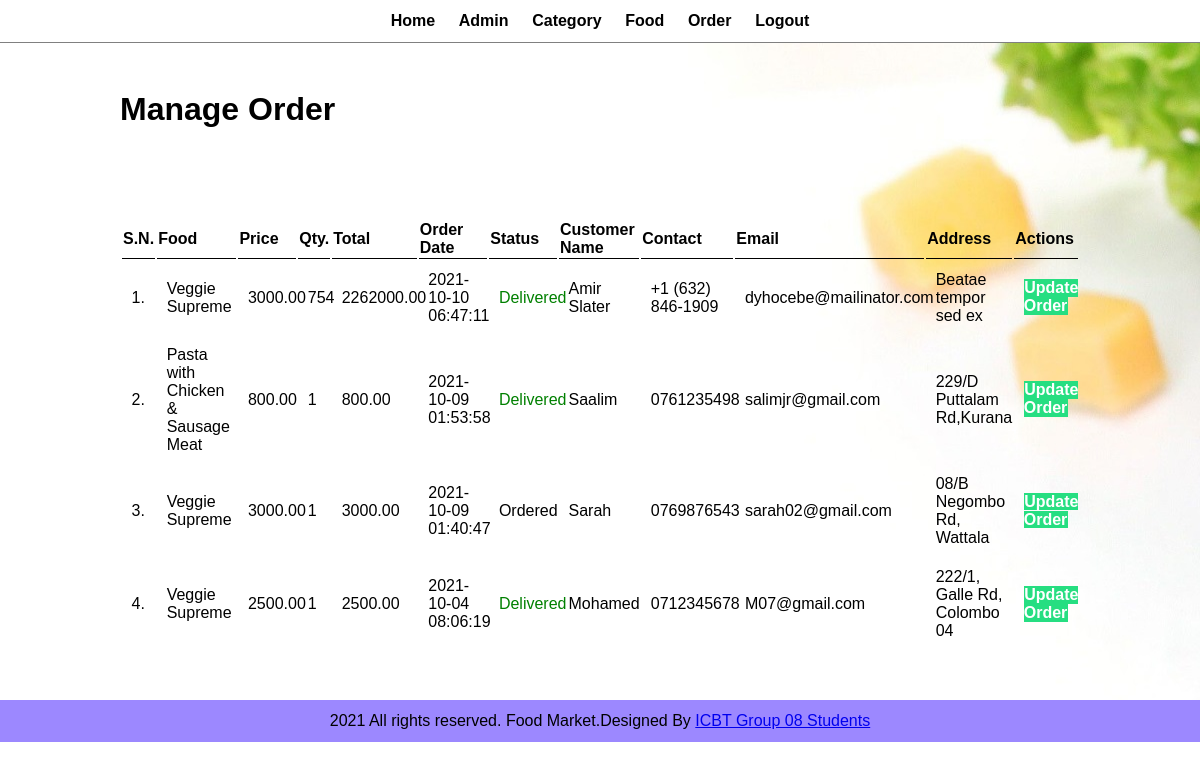
The page /foodmarket/admin/manage-order.php (signed in) on the database its author committed.
### tables this page shows
CREATE TABLE `orderr` (
  `id` int(10) UNSIGNED NOT NULL,
  `food` varchar(150) NOT NULL,
  `price` decimal(10,2) NOT NULL,
  `qty` int(11) NOT NULL,
  `total` decimal(10,2) NOT NULL,
  `order_date` datetime NOT NULL,
  `status` varchar(50) NOT NULL,
  `customer_name` varchar(150) NOT NULL,
  `customer_contact` varchar(20) NOT NULL,
  `customer_email` varchar(150) NOT NULL,
  `customer_address` varchar(255) NOT NULL
);

### foodmarket/admin/manage-order.php (the view, shortened to what this page needs)
<?php include('partials/menu.php'); ?>
<div class="main-content">
    <div class="wrapper">
        <h1>Manage Order</h1>
                <br /><br /><br />
                <br><br>
                <table class="tbl-full">
                    <tr>
                        <th>S.N.</th>
                        <th>Food</th>
                        <th>Price</th>
                        <th>Qty.</th>
                        <th>Total</th>
                        <th>Order Date</th>
                        <th>Status</th>
                        <th>Customer Name</th>
                        <th>Contact</th>
                        <th>Email</th>
                        <th>Address</th>
                        <th>Actions</th>
                    </tr>
                    <?php
                        $sql = "SELECT * FROM orderr ORDER BY id DESC";
                        $res = mysqli_query($conn, $sql);
                        $count = mysqli_num_rows($res);
                        $sn = 1;
                        if($count>0)
                        {
                            while($row=mysqli_fetch_assoc($res))
                            {
                                $id = $row['id'];
                                $food = $row['food'];
                                $price = $row['price'];
                                $qty = $row['qty'];
                                $total = $row['total'];
                                $order_date = $row['order_date'];
                                $status = $row['status'];
                                $customer_name = $row['customer_name'];
                                $customer_contact = $row['customer_contact'];
                                $customer_email = $row['customer_email'];
                                $customer_address = $row['customer_address'];
                                ?>
                                    <tr>
                                        <td><?php echo $sn++; ?>. </td>
                                        <td><?php echo $food; ?></td>
                                        <td><?php echo $price; ?></td>
                                        <td><?php echo $qty; ?></td>
                                        <td><?php echo $total; ?></td>
                                        <td><?php echo $order_date; ?></td>
                                        <td>
                                            <?php
                                                if($status=="Ordered")
                                                {
                                                    echo "<label>$status</label>";
                                                }
                                                elseif($status=="On Delivery")
                                                {
                                                    echo "<label style='color: orange;'>$status</label>";
                                                }
                                                elseif($status=="Delivered")
                                                {
                                                    echo "<label style='color: green;'>$status</label>";
                                                }
                                                elseif($status=="Cancelled")
                                                {
                                                    echo "<label style='color: red;'>$status</label>";
                                                }
                                            ?>
                                        </td>
                                        <td><?php echo $customer_name; ?></td>
                                        <td><?php echo $customer_contact; ?></td>
                                        <td><?php echo $customer_email; ?></td>
                                        <td><?php echo $customer_address; ?></td>
                                        <td>
                                            <a href="<?php echo HOMEURL; ?>admin/update-order.php?id=<?php echo $id; ?>" class="btn-secondary">Update Order</a>
                                        </td>
                                    </tr>
                                <?php
                            }
                        }
                        else
                        {
                            echo "<tr><td colspan='12' class='error'>Orders not Available</td></tr>";
                        }
                    ?>
                </table>
    </div>
</div>
<?php include('partials/footer.php'); ?>

### foodmarket/css/admin.css (style rules this page uses)
* { margin: 0; padding: 0; font-family: Arial, Helvetica, sans-serif; }
.wrapper { padding: 1%; width: 80%; margin: 0 auto; }
.tbl-full { width: 100%; }
table tr th { border-bottom: 1px solid black; padding: 1px; text-align: left; }
table tr td { padding: 1%; }
.btn-secondary { background-color: #26de81; padding: 1%; color: white; text-decoration: none; font-weight: bold; }
.main-content { background-image: url('../images/background.jpg'); padding: 3% 0; }

### rows shown on the page
orderr: food "Veggie Supreme", price "3000.00", qty "754", total "2262000.00", order_date "2021-10-10 06:47:11", status "Delivered", customer_name "Amir Slater", customer_contact "+1 (632) 846-1909", customer_email "dyhocebe@mailinator.com", customer_address "Beatae tempor sed ex"
orderr: food "Pasta with Chicken & Sausage Meat", price "800.00", qty "1", total "800.00", order_date "2021-10-09 01:53:58", status "Delivered", customer_name "Saalim", customer_contact "0761235498", customer_email "salimjr@gmail.com", customer_address "229/D Puttalam Rd,Kurana"
orderr: food "Veggie Supreme", price "3000.00", qty "1", total "3000.00", order_date "2021-10-09 01:40:47", status "Ordered", customer_name "Sarah", customer_contact "0769876543", customer_email "sarah02@gmail.com", customer_address "08/B Negombo Rd, Wattala"
orderr: food "Veggie Supreme", price "2500.00", qty "1", total "2500.00", order_date "2021-10-04 08:06:19", status "Delivered", customer_name "Mohamed", customer_contact "0712345678", customer_email "M07@gmail.com", customer_address "222/1, Galle Rd, Colombo 04"
